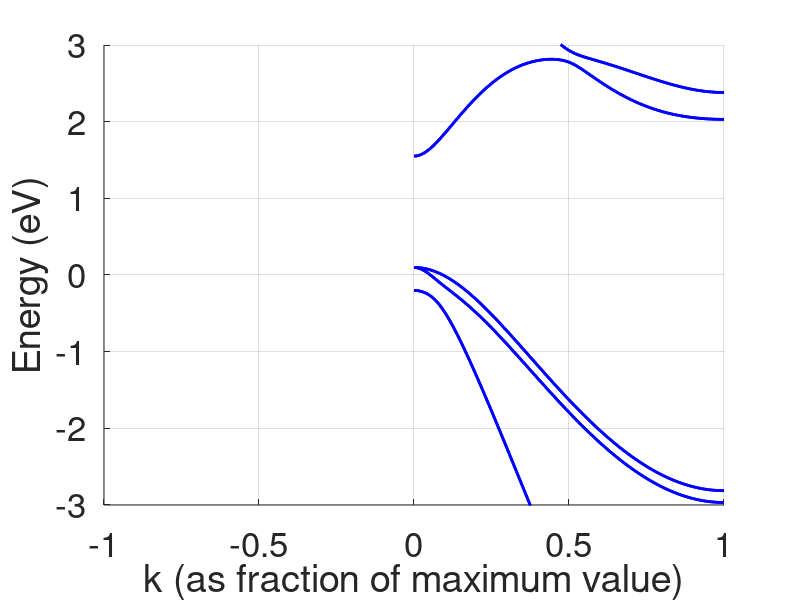

The MATLAB script that drew this image:
clear all
close all

soa = 0.3787/3;
soc = 0.0129/3;
Esa = -8.3431;
Epa = 1.0414;
Esc = -2.6569;
Epc = 3.6686;
Esea = 8.5914;
Esec = 6.7386;
Vss = -6.4513;
Vxx = 1.9546;
Vxy = 5.0779;
Vsapc = 4.4800;
Vpasc = 5.7839;
Vseapc = 4.8422;
Vpasec = 4.8077;
d1=[1 1 1]/4;
d2=[1 -1 -1]/4;
d3=[-1 1 -1]/4;
d4=[-1 -1 1]/4;
d1=[0 0 0]/2;
d2=[0 -1 -1]/2;
d3=[-1 0 -1]/2;
d4=[-1 -1 0]/2;

%l=1; m=1; n=1; kmax=pi; Nt=101;%L-direction
l=1; m=0; n=0; kmax=2*pi; Nt=101;%X-direction

for Nk = 1:Nt
    k = [l m n]*kmax*(Nk-1)/(Nt-1);
    p1 = exp(i*sum(k.*d1));
    p2 = exp(i*sum(k.*d2));
    p3 = exp(i*sum(k.*d3));
    p4 = exp(i*sum(k.*d4));
    g0 = (p1+p2+p3+p4)/4;
    g1 = (p1+p2-p3-p4)/4;
    g2 = (p1-p2+p3-p4)/4;
    g3 = (p1-p2-p3+p4)/4;
    h = [Esa/2 Vss*g0 0 0 0 Vsapc*g1 Vsapc*g2 Vsapc*g3 0 0;
         0 Esc/2 -Vpasc*conj(g1) -Vpasc*conj(g2) -Vpasc*conj(g3) 0 0 0 0 0;
         0 0 Epa/2 0 0 Vxx*g0 Vxy*g3 Vxy*g2 0 -Vpasec*g1;
         0 0 0 Epa/2 0 Vxy*g3 Vxx*g0 Vxy*g1 0 -Vpasec*g2;
         0 0 0 0 Epa/2 Vxy*g2 Vxy*g1 Vxx*g0 0 -Vpasec*g3;
         0 0 0 0 0 Epc/2 0 0 Vseapc*(g1) 0;
         0 0 0 0 0 0 Epc/2 0 Vseapc*(g2) 0;
         0 0 0 0 0 0 0 Epc/2 Vseapc*(g3) 0;
         0 0 0 0 0 0 0 0 Esea/2 0;
         0 0 0 0 0 0 0 0 0 Esec/2];
    H = [h + h' zeros(10);
         zeros(10) h+h'];
    hso=zeros(20);
    hso(3,4) = -i*soa;
    hso(3,15) = soa;
    hso(4,15) = -i*soa;
    hso(5,13) = -soa;
    hso(5,14) = i*soa;
    hso(6,7) = -i*soc;
    hso(6,18) = soc;
    hso(7,18) = -i*soc;
    hso(8,16) = -soc;hso(8,17)=i*soc;
    hso(13,14) = i*soa;
    hso(16,17) = i*soc;
    Hso = hso + hso';

    [V,D]=eig(H+Hso);
    eigst = sum(D);
    E(Nk,:) = sort(real(eigst));
    %X(Nk)=-(Nk-1)/(Nt-1);%L-direction
    X1(Nk)=(Nk-1)/(Nt-1);%X-direction
end

hold on
%h=plot(X,E,'b');
h=plot(X1,E,'b');

axis([-1 1 -3 3])
set(h,'linewidth',[2.0])
set(gca,'Fontsize',[25])
xlabel('k (as fraction of maximum value)')
ylabel('Energy (eV)')
grid on
